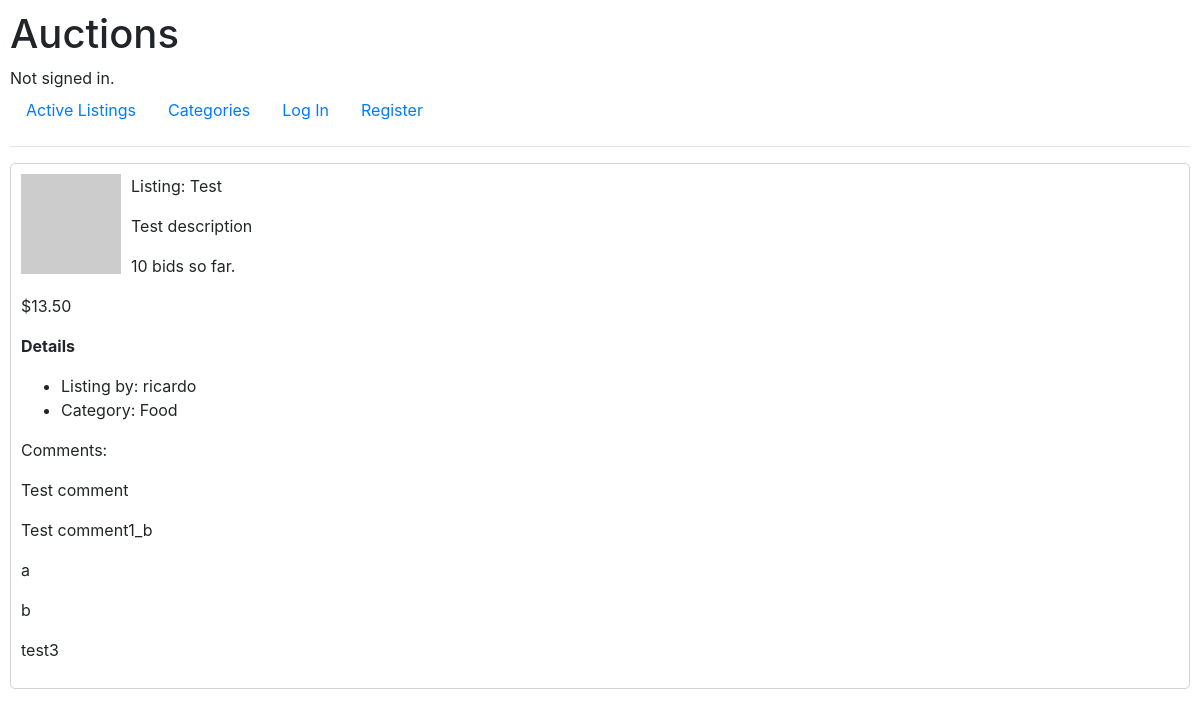
Page /listings/1 on the committed database.
### auctions/models.py (models this page shows)
class Listings(models.Model):
    title = models.CharField(max_length=64)
    description = models.CharField(max_length=1024)
    starting_bid = models.DecimalField(max_digits=5, decimal_places=2)
    current_bid = models.DecimalField(max_digits=5, decimal_places=2)
    category = models.CharField(max_length=64)
    photo_URL = models.CharField(max_length=128)
    user = models.ForeignKey(User, on_delete=models.CASCADE)
    is_active = models.BooleanField(default=True)
    winner = models.ForeignKey(User, on_delete=models.CASCADE, default=None, related_name="winner", blank=True, null=True)
    class Meta:
        verbose_name_plural = 'Listings'

class Bids(models.Model):
    listing = models.ForeignKey(Listings, on_delete=models.CASCADE)
    user = models.ForeignKey(User, on_delete=models.CASCADE)
    bid = models.DecimalField(max_digits=5, default=0, decimal_places=2)
    class Meta:
        verbose_name_plural = 'Bids'

class User(AbstractUser):
    pass

class Comments(models.Model):
    listing = models.ForeignKey(Listings, on_delete=models.CASCADE)
    user = models.ForeignKey(User, on_delete=models.CASCADE)
    comment = models.CharField(max_length=128)
    class Meta:
        verbose_name_plural = 'Comments'

### auctions/views.py (the view)
# urls.py: path("listings/<str:id>", views.listing, name="listing"),
def listing(request, id):
    return render(request, "auctions/listing.html",{
        "listing": Listings.objects.get(id=id),
        "bid": Bids.objects.filter(listing=id).last(),
        "number_of_bids": Bids.objects.filter(listing=id).count(),
        "comments": Comments.objects.filter(listing=id)
    })

### auctions/templates/auctions/listing.html (shortened to what this page needs)
{% extends "auctions/layout.html" %}
{% load static %}
{% block body %}
{% if listing.is_active %}
        <div class="listing">
        <img class="listing_image" height="100" src="{{listing.photo_URL}}">
        <p style="display:block">
            Listing: {{ listing.title }}
        </p>
        <p>
            {{ listing.description }}
        </p>
        {% if bid.bid %}
        <p>
            {{ number_of_bids }} bids so far.
        </p>
        <p>
            ${{ bid.bid }}
        </p>
        {% else %}
        <p>No bids yet</p>
        {% endif %}
<p style="margin-top:10px; font-weight: bold;">Details</p>
<ul>
    <li>Listing by: {{listing.user}}</li>
    <li>Category: {{listing.category}}</li>
</ul>
        <p>Comments:</p>
{% for comment in comments %}
<p>
{{comment.comment}}
</p>
{% endfor %}
{% endif %}
        </div>
{% endblock %}

### auctions/static/auctions/styles.css (style rules this page uses)
body { padding: 10px; }
.listing { border: 1px solid lightgrey; border-radius: 5px; margin-bottom: 5px; padding: 10px; }
.listing_image { float:left; margin-right:10px; }

### rows in the picture
Listings: title "Test", description "Test description", user "ricardo", category "Food"
Bids: bid "13.50"
Comments: comment "Test comment"
Comments: comment "Test comment1_b"
Comments: comment "a"
Comments: comment "b"
Comments: comment "test3"

### other values in the picture
{{ number_of_bids }} "10"
